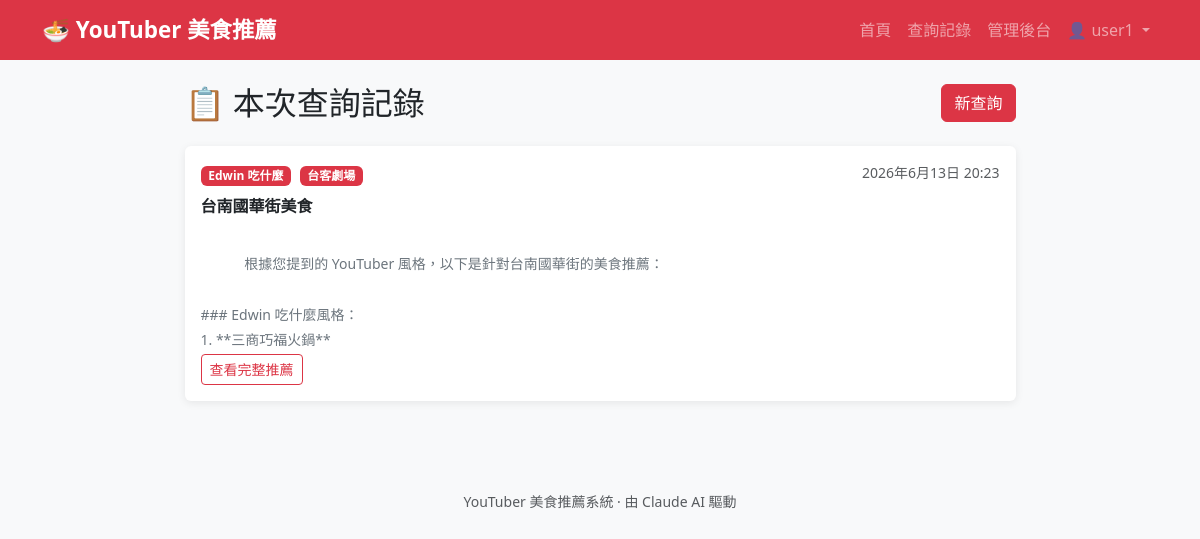
Page /history/ (signed in) on the committed database.
### recommender/models.py (models this page shows, shortened)
class YouTuber(models.Model):
    name = models.CharField(max_length=100)
    channel_name = models.CharField(max_length=200)
    youtube_url = models.URLField(blank=True)
    description = models.TextField()
    style_keywords = models.CharField(max_length=300)
    class Meta:
        ordering = ["name"]

class FoodSuggestion(models.Model):
    user = models.ForeignKey(
        User, null=True, blank=True, on_delete=models.SET_NULL, related_name="suggestions"
    )
    session_key = models.CharField(max_length=40, blank=True)
    youtubers = models.ManyToManyField(YouTuber, related_name="suggestions")
    user_query = models.TextField()
    ai_response = models.TextField()
    created_at = models.DateTimeField(auto_now_add=True)
    class Meta:
        ordering = ["-created_at"]

### recommender/views.py (the view)
# urls.py: path("history/", views.HistoryView.as_view(), name="history"),
class HistoryView(ListView):
    template_name = "recommender/history.html"
    context_object_name = "suggestions"
    paginate_by = 10
    def get_queryset(self):
        if self.request.user.is_authenticated:
            return FoodSuggestion.objects.filter(
                user=self.request.user
            ).prefetch_related("youtubers")
        if not self.request.session.session_key:
            return FoodSuggestion.objects.none()
        return FoodSuggestion.objects.filter(
            session_key=self.request.session.session_key
        ).prefetch_related("youtubers")

### recommender/templates/recommender/history.html (shortened to what this page needs)
{% extends "recommender/base.html" %}
{% block content %}
<div class="row justify-content-center">
  <div class="col-lg-9">
    <div class="d-flex justify-content-between align-items-center mb-4">
      <h2 class="mb-0">📋 本次查詢記錄</h2>
      <a href="{% url 'recommender:index' %}" class="btn btn-danger">新查詢</a>
    </div>
    {% if suggestions %}
      {% for s in suggestions %}
      <div class="card mb-3">
        <div class="card-body">
          <div class="d-flex justify-content-between align-items-start mb-2">
            <div>
              {% for yt in s.youtubers.all %}
              <span class="badge bg-danger me-1">{{ yt.name }}</span>
              {% endfor %}
            </div>
            <small class="text-muted">{{ s.created_at }}</small>
          </div>
          <p class="fw-bold mb-2">{{ s.user_query }}</p>
          <div class="text-secondary small ai-response" style="max-height:120px;overflow:hidden;">
            {{ s.ai_response|truncatechars:300 }}
          </div>
          <a href="{% url 'recommender:result' s.pk %}" class="btn btn-sm btn-outline-danger mt-2">查看完整推薦</a>
        </div>
      </div>
      {% endfor %}
    {% else %}
      <div class="card p-5 text-center text-muted">
        <p class="fs-5">尚無查詢記錄</p>
        <a href="{% url 'recommender:index' %}" class="btn btn-danger mt-2">開始推薦</a>
      </div>
    {% endif %}
  </div>
</div>
{% endblock %}

### recommender/templates/recommender/base.html (shortened to what this page needs)
<!doctype html>
<html lang="zh-Hant">
<head>
  <link href="https://cdn.jsdelivr.net/npm/bootstrap@5.3.3/dist/css/bootstrap.min.css" rel="stylesheet">
</head>
<body>
<nav class="navbar navbar-expand-lg navbar-dark bg-danger mb-4">
  <div class="container">
    <a class="navbar-brand" href="{% url 'recommender:index' %}">🍜 YouTuber 美食推薦</a>
    <div class="collapse navbar-collapse">
      <ul class="navbar-nav ms-auto">
        <li class="nav-item"><a class="nav-link" href="{% url 'recommender:index' %}">首頁</a></li>
        <li class="nav-item"><a class="nav-link" href="{% url 'recommender:history' %}">查詢記錄</a></li>
        <li class="nav-item"><a class="nav-link" href="/admin/">管理後台</a></li>
        {% if user.is_authenticated %}
        <li class="nav-item dropdown">
          <a class="nav-link dropdown-toggle" href="#" data-bs-toggle="dropdown">
            👤 {{ user.username }}
          </a>
        </li>
        {% else %}
        <li class="nav-item"><a class="nav-link" href="{% url 'login' %}">登入</a></li>
        <li class="nav-item"><a class="nav-link btn btn-outline-light btn-sm ms-1 px-3" href="{% url 'register' %}">註冊</a></li>
        {% endif %}
      </ul>
    </div>
  </div>
</nav>
<div class="container">
  {% block content %}{% endblock %}
</div>
<footer class="text-center text-muted py-4 mt-5">
  <small>YouTuber 美食推薦系統 · 由 Claude AI 驅動</small>
</footer>
</body>
</html>

### recommender/templates/recommender/base.html (style rules this page uses)
body { background-color: #f8f9fa; }
.navbar-brand { font-weight: 700; font-size: 1.4rem; }
.card { border: none; box-shadow: 0 2px 8px rgba(0,0,0,.08); }
.ai-response { white-space: pre-wrap; line-height: 1.8; }

### rows in the picture
FoodSuggestion: created_at "2026年6月13日 20:23", user_query "台南國華街美食", ai_response "根據您提到的 YouTuber 風格，以下是針對台南國華街的美食推薦： ### Edwin 吃什麼風格： 1. **三商巧福火鍋**…"
YouTuber: name "Edwin 吃什麼"
YouTuber: name "台客劇場"

### other values in the picture
{{ user.username }} "user1"
